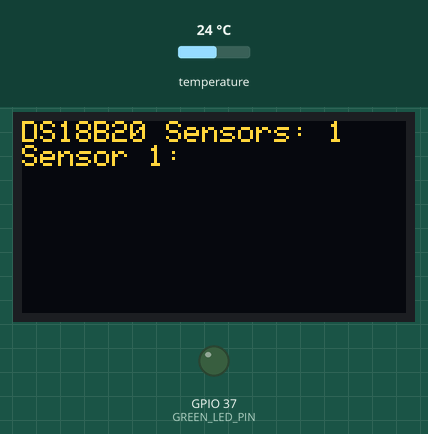
A program run on a simulated ESP32. Parts: 128×64 one-colour display, output pins drawn as LEDs (lit = HIGH). Inputs (shaded band) come from the test bench; at power-on: temperature 24 °C. The OLED is the two-colour kind (top 16 rows yellow); WiFi joins after 1.5 s; servers stay silent unless stated; storage starts empty; what the program prints to the serial monitor is not drawn.

Above: at 3.2 s.
3.3 s: temperature set to 12 °C
At 6.9 s:
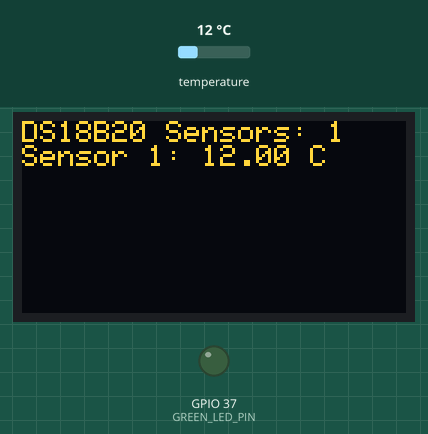
7.6 s: temperature set to 19 °C
11.6 s: temperature set to 28 °C
At 16.8 s:
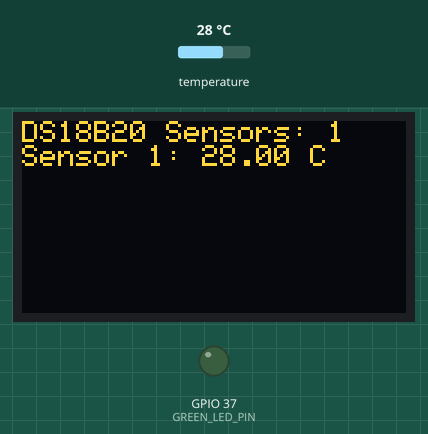
Timing chart, 0 to 18.3 s (numbered marks = the images above; inputs shaded):
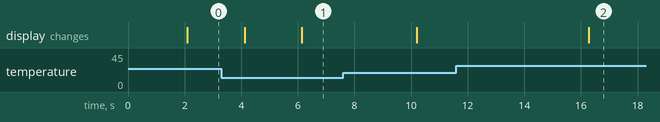

The program:

main.cpp
```cpp
#include <Arduino.h>
#include <WiFi.h>
#include <Wire.h>
#include <Adafruit_GFX.h>
#include <Adafruit_SSD1306.h>
#include <freertos/semphr.h>
#include <OneWire.h>
#include <DallasTemperature.h>
#include <SPIFFS.h>  // Include the SPIFFS library
#include "LEDTask.h"
#include "TempReadTask.h"
#include "DisplayTask.h"
#include "WebServerTask.h"
#include "OTATask.h"

// WiFi credentials
//const char* ssid = "Nacho Internet";
//const char* password = "redalert";

// WiFi credentials @ home
const char* ssid = "Mordor";
const char* password = "t59s8w2f1s8";

// Global variables to store temperature readings
String temperatureReadings;
String sensorAddresses;

// Semaphore to protect the buffer
SemaphoreHandle_t bufferMutex;

// Create SSD1306 display instance
Adafruit_SSD1306 display(SCREEN_WIDTH, SCREEN_HEIGHT, &Wire, OLED_RESET);

// Create OneWire instance
OneWire oneWire(ONE_WIRE_BUS);

// Pass OneWire reference to DallasTemperature library
DallasTemperature sensors(&oneWire);

/*
 * Note: To upload the files to SPIFFS, run the following command:
 * pio run --target uploadfs
 * This command uploads the contents of the 'data' folder to the SPIFFS file system on the ESP32.
 */

void setup() {
  // Initialize serial communication
  Serial.begin(115200);

  // Initialize I2C with specified pins
  Wire.begin(SDA_PIN, SCL_PIN);

  // Initialize SSD1306 display
  if(!display.begin(SSD1306_SWITCHCAPVCC, SCREEN_ADDRESS)) {
    Serial.println(F("SSD1306 allocation failed"));
    for(;;);
  }

  // Clear the buffer
  display.clearDisplay();
  display.setTextSize(1);
  display.setTextColor(SSD1306_WHITE);

  // Initialize the DS18B20 sensors
  sensors.begin();

  // Initialize the green LED pin as output
  pinMode(GREEN_LED_PIN, OUTPUT);

  // Connect to WiFi
  WiFi.begin(ssid, password);
  while (WiFi.status() != WL_CONNECTED) {
    delay(1000);
    Serial.println("Connecting to WiFi...");
  }
  Serial.println("Connected to WiFi");
  Serial.println(WiFi.localIP());

  // Initialize SPIFFS
  if(!SPIFFS.begin(true)){
    Serial.println("An Error has occurred while mounting SPIFFS");
    return;
  }

  // Initialize OTA
  setupOTA();

  // Create a semaphore to protect the buffer
  bufferMutex = xSemaphoreCreateMutex();

  // Create the tasks
  createTempReadTask();
  createDisplayTask();
  createWebServerTask();
}

void loop() {
  handleOTA(); // Handle OTA updates
  // Nothing to do here, everything is handled by FreeRTOS tasks
}
```

DisplayTask.h
```cpp
#ifndef DISPLAYTASK_H
#define DISPLAYTASK_H

#include <Adafruit_SSD1306.h>
#include <freertos/semphr.h>
#include <DallasTemperature.h>

#define SCREEN_WIDTH 128
#define SCREEN_HEIGHT 64
#define OLED_RESET    -1
#define SCREEN_ADDRESS 0x3C  // I2C address for SSD1306
#define SDA_PIN 18
#define SCL_PIN 17

extern String temperatureReadings;
extern SemaphoreHandle_t bufferMutex;
extern Adafruit_SSD1306 display;
extern DallasTemperature sensors;  // Declare the sensors variable as extern

void createDisplayTask();

#endif
```

LEDTask.h
```cpp
#ifndef LEDTASK_H
#define LEDTASK_H

#define GREEN_LED_PIN 37

void createLEDTask();

#endif
```

OTATask.h
```cpp
#ifndef OTATASK_H
#define OTATASK_H

void setupOTA();
void handleOTA();

#endif
```

TempReadTask.h
```cpp
#ifndef TEMPREADTASK_H
#define TEMPREADTASK_H

#include <DallasTemperature.h>
#include <freertos/semphr.h>

#define ONE_WIRE_BUS  16  // Pin for DS18B20 sensors

extern String temperatureReadings;
extern String sensorAddresses;
extern SemaphoreHandle_t bufferMutex;
extern DallasTemperature sensors;  // Declare the sensors variable as extern

void createTempReadTask();

#endif
```

WebServerTask.h
```cpp
#ifndef WEBSERVERTASK_H
#define WEBSERVERTASK_H

#include <freertos/semphr.h>
#include <DallasTemperature.h>

extern String temperatureReadings;
extern String sensorAddresses;
extern SemaphoreHandle_t bufferMutex;
extern DallasTemperature sensors;  // Declare the sensors variable as extern

void createWebServerTask();

#endif
```

DisplayTask.cpp
```cpp
#include <Arduino.h>
#include <Adafruit_SSD1306.h>
#include "DisplayTask.h"

// Display temperature task
void displayTemperature(void *parameter) {
  for(;;) {
    // Clear the display buffer
    display.clearDisplay();
    display.setCursor(0, 0);

    // Read from the buffer
    xSemaphoreTake(bufferMutex, portMAX_DELAY);
    String localTemperatureReadings = temperatureReadings;
    xSemaphoreGive(bufferMutex);

    // Print the number of DS18B20 sensors
    int deviceCount = sensors.getDeviceCount();
    display.print("DS18B20 Sensors: ");
    display.println(deviceCount);

    // Iterate through each sensor and print its temperature
    int startIndex = 0;
    for (int i = 0; i < deviceCount; i++) {
      int endIndex = localTemperatureReadings.indexOf("<br>", startIndex);
      String line = localTemperatureReadings.substring(startIndex, endIndex);
      int separatorIndex = line.indexOf(": ");
      String temperatureString = line.substring(separatorIndex + 2);
      display.print("Sensor ");
      display.print(i + 1);
      display.print(": ");
      display.println(temperatureString);
      startIndex = endIndex + 4;
    }

    // Display the temperature readings
    display.display();

    // Wait 2 seconds before the next update
    vTaskDelay(2000 / portTICK_PERIOD_MS);
  }
}

void createDisplayTask() {
  // Create the temperature display task
  xTaskCreate(
    displayTemperature, // Task function
    "Display Temp",     // Name of the task
    4000,               // Stack size in words
    NULL,               // Task input parameter
    1,                  // Priority of the task
    NULL                // Task handle
  );
}
```

LEDTask.cpp
```cpp
#include <Arduino.h>
#include "LEDTask.h"

// LED blinking task
void blinkLED(void *parameter) {
  const TickType_t xDelay = 500 / portTICK_PERIOD_MS; // 500ms delay
  for(;;) {
    digitalWrite(GREEN_LED_PIN, HIGH); // Turn the LED on
    vTaskDelay(xDelay);                // Wait for 500ms
    digitalWrite(GREEN_LED_PIN, LOW);  // Turn the LED off
    vTaskDelay(xDelay);                // Wait for 500ms
  }
}

void createLEDTask() {
  // Create the LED blinking task
  xTaskCreate(
    blinkLED,      // Task function
    "Blink LED",   // Name of the task
    1000,          // Stack size in words
    NULL,          // Task input parameter
    1,             // Priority of the task
    NULL           // Task handle
  );
}
```

OTATask.cpp
```cpp
#include <ArduinoOTA.h>
#include "OTATask.h"

void setupOTA() {
  // Initialize ArduinoOTA
  ArduinoOTA.onStart([]() {
    String type;
    if (ArduinoOTA.getCommand() == U_FLASH) {
      type = "sketch";
    } else { // U_SPIFFS
      type = "filesystem";
    }
    // NOTE: if updating SPIFFS this would be the place to unmount SPIFFS using SPIFFS.end()
    Serial.println("Start updating " + type);
  });
  ArduinoOTA.onEnd([]() {
    Serial.println("\nEnd");
  });
  ArduinoOTA.onProgress([](unsigned int progress, unsigned int total) {
    Serial.printf("Progress: %u%%\r", (progress / (total / 100)));
  });
  ArduinoOTA.onError([](ota_error_t error) {
    Serial.printf("Error[%u]: ", error);
    if (error == OTA_AUTH_ERROR) {
      Serial.println("Auth Failed");
    } else if (error == OTA_BEGIN_ERROR) {
      Serial.println("Begin Failed");
    } else if (error == OTA_CONNECT_ERROR) {
      Serial.println("Connect Failed");
    } else if (error == OTA_RECEIVE_ERROR) {
      Serial.println("Receive Failed");
    } else if (error == OTA_END_ERROR) {
      Serial.println("End Failed");
    }
  });
  ArduinoOTA.begin();
}

void handleOTA() {
  ArduinoOTA.handle();
}
```

TempReadTask.cpp
```cpp
#include <Arduino.h>
#include <OneWire.h>
#include <DallasTemperature.h>
#include "TempReadTask.h"

// Function to convert device address to string
String getAddressString(DeviceAddress deviceAddress) {
  String address = "";
  for (uint8_t i = 0; i < 8; i++) {
    if (deviceAddress[i] < 16) address += "0";
    address += String(deviceAddress[i], HEX);
  }
  return address;
}

// Temperature reading task
void readTemperature(void *parameter) {
  for(;;) {
    // Request temperatures from all sensors
    sensors.requestTemperatures();
    vTaskDelay(100 / portTICK_PERIOD_MS); // Delay to ensure accurate readings

    // Update buffer with new temperature readings
    xSemaphoreTake(bufferMutex, portMAX_DELAY);
    temperatureReadings = "";
    sensorAddresses = "";
    int deviceCount = sensors.getDeviceCount();
    for (int i = 0; i < deviceCount; i++) {
      DeviceAddress deviceAddress;
      sensors.getAddress(deviceAddress, i);
      String addressString = getAddressString(deviceAddress);
      float temperature = sensors.getTempC(deviceAddress);
      sensorAddresses += "Sensor " + addressString + "<br>";
      if (temperature == DEVICE_DISCONNECTED_C) {
        temperatureReadings += "Sensor " + addressString + ": Disconnected<br>";
      } else {
        temperatureReadings += "Sensor " + addressString + ": " + String(temperature) + " C<br>";
      }
    }
    xSemaphoreGive(bufferMutex);

    vTaskDelay(2000 / portTICK_PERIOD_MS);  // Update every 2 seconds
  }
}

void createTempReadTask() {
  // Create the temperature reading task
  xTaskCreate(
    readTemperature, // Task function
    "Read Temp",     // Name of the task
    4000,            // Stack size in words
    NULL,            // Task input parameter
    1,               // Priority of the task
    NULL             // Task handle
  );
}
```

Measured:
- after the input at 3.3 s, the display: first differs from a run without the input after 2.8 s (image 1)
- after the input at 11.6 s, the display: changes after 4.7 s (image 2)
